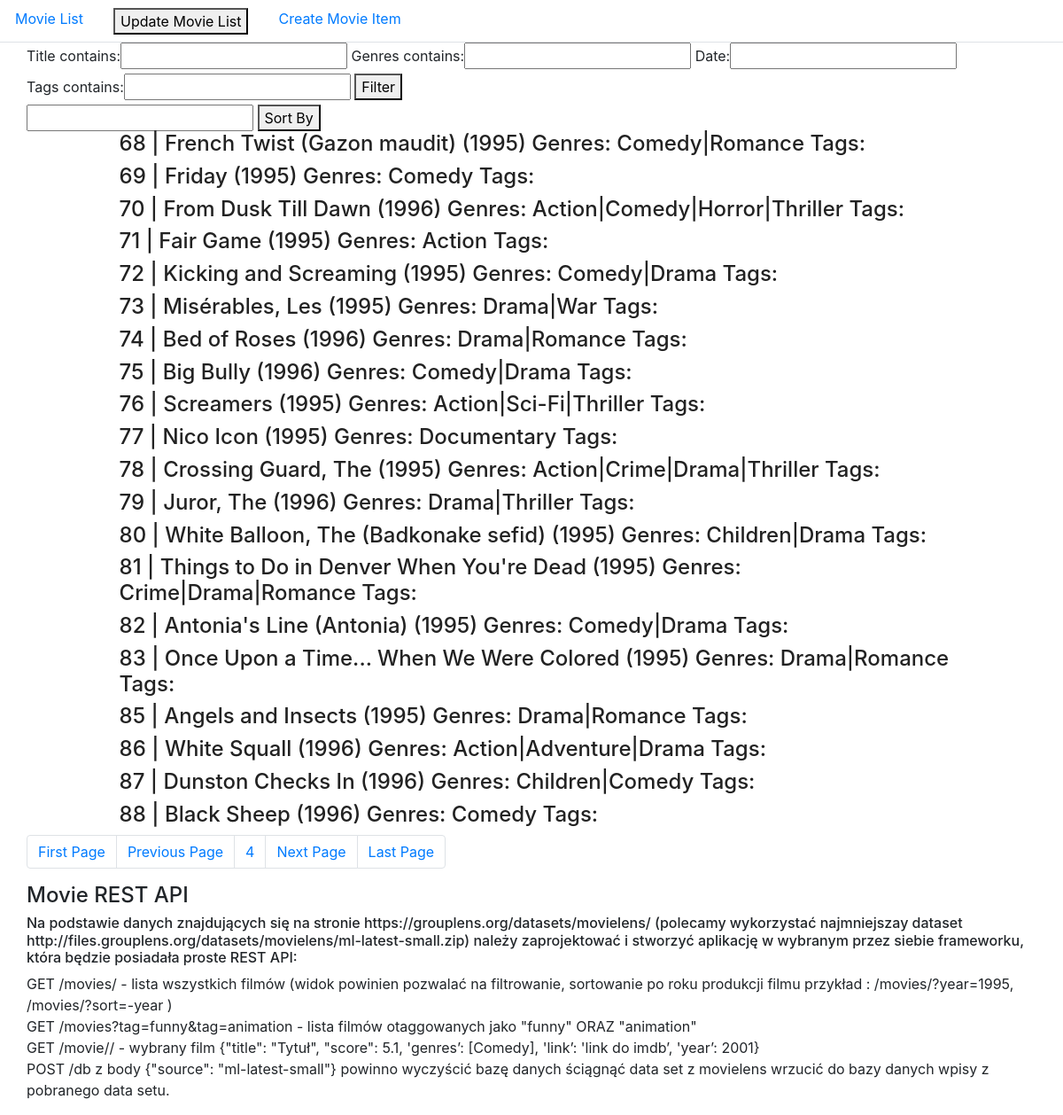
Page /movies/?page=4 on the committed database.
### movies/models.py (models this page shows, shortened)
class Movie(models.Model):
    title                   = models.CharField(max_length=60, null=False, blank=False)
    movieId                 = models.IntegerField(unique=True)
    genres                  = models.TextField(max_length=200, null=False, blank=False)
    date                    = models.CharField(max_length=10, null=False, blank=False)
    tags                    = models.TextField(max_length=200, null=False, blank=False, default="")
    ratings                 = models.TextField(max_length=200, null=False, blank=False, default="")

### movies/views.py (the view)
# urls.py: 2. Add a URL to urlpatterns:  path('', views.home, name='home')
def home(request):
     year = request.GET.get('year')
     if(year):
        movie_items = Movie.objects.filter(date=year)
     else:
        movie_items = Movie.objects.all()
     myFilter = MovieFilter(request.GET, queryset=movie_items)
     movie_items = myFilter.qs
     sort = 'id'
     sort = request.GET.get('sort')
     if sort != None:
         movie_items = Movie.objects.order_by(sort)
     paginator = Paginator(movie_items, 20)
     page = request.GET.get('page')
     movie_items = paginator.get_page(page)
     context = {
            'movie_items': movie_items,
            'myFilter': myFilter,
        }
     return render(request, 'movies/home.html', context)

### movies/templates/movies/home.html
{% extends 'movies/base.html' %}
{% block content %}
<div class="container">
  <div class="row">
    <form method="get">
        {{myFilter.form}}
      <button type="submit" name="button">Filter</button>
    </form>
  </div>
  <div class="row">
    <form method="get">
      <input type="text" name="sort" value="">
      <button type="submit">Sort By</button>
    </form>
  </div>
  <div class="row">
    <div class="">
      {% for movie_item in movie_items %}
        <div class="movie-item-container">
          {% include 'movies/snippets/movie_snippet.html' with movie_item=movie_item %}
        </div>
      {% endfor %}
      <nav aria-label="Page navigation example">
        <ul class="pagination">
          {% if movie_items.has_previous %}
            <li class="page-item"><a class="page-link" href="?page=1">First Page</a></li>
            <li class="page-item"><a class="page-link" href="?page={{ movie_items.previous_page_number }}">Previous Page</a></li>
          {% endif %}
          {% for num in movie_items.paginator.page_range %}
            {% if movie_items.number == num %}
              <li class="page-item"><a class="page-link" href="">{{num}}</a></li>
            {% elif num > movie_item.number|add:'-3' and num < movie_item.number|add:'3' %}
              <li class="page-item"><a class="page-link" href="">{{num}}</a></li>
            {% endif %}
          {% endfor %}
          {% if movie_items.has_next %}
            <li class="page-item"><a class="page-link" href="?page={{ movie_items.next_page_number }}">Next Page</a></li>
            <li class="page-item"><a class="page-link" href="?page={{ movie_items.paginator.num_pages }}">Last Page</a></li>
          {% endif %}
        </ul>
      </nav>
    </div>
  </div>
  <div class="row">
    <h4>Movie REST API</h4>
    <h6>Na podstawie danych znajdujących się na stronie https://grouplens.org/datasets/movielens/ (polecamy wykorzystać najmniejszay dataset
      http://files.grouplens.org/datasets/movielens/ml-latest-small.zip)
      należy zaprojektować i stworzyć aplikację w wybranym przez siebie frameworku, która będzie posiadała proste REST API:</h6>
    <p>GET /movies/ - lista wszystkich filmów (widok powinien pozwalać na filtrowanie, sortowanie po roku produkcji filmu przykład : /movies/?year=1995,
      /movies/?sort=-year )
    <br>GET /movies?tag=funny&tag=animation - lista filmów otaggowanych jako "funny" ORAZ "animation"
    <br>GET /movie/<movieId>/ - wybrany film {"title": "Tytuł", "score": 5.1, 'genres’: [Comedy], 'link’: 'link do imdb’, 'year’: 2001}
    <br>POST /db z body {"source": "ml-latest-small"}
    powinno wyczyścić bazę danych
    ściągnąć data set z movielens
    wrzucić do bazy danych wpisy z pobranego data setu.</p>
  </div>
</div>
{% endblock content %}

### movies/templates/movies/snippets/movie_snippet.html
<div class="container">
  <div class="row">
      <div class="col-md-11 offset-md-1">
        <a href="/movies/{{movie_item.movieId}}"><h4>{{movie_item.movieId}} | {{movie_item.title}} Genres: {{movie_item.genres}} Tags: {{movie_item.tags}}</h4></a>
      </div>
  </div>
</div>

### movies/static/css/main.css (style rules this page uses)
nav { text-align: center; }
a > h4 { color: #222; }

### rows in the picture
Movie: movieId "68", title "French Twist (Gazon maudit) (1995)", genres "Comedy|Romance"
Movie: movieId "69", title "Friday (1995)", genres "Comedy"
Movie: movieId "70", title "From Dusk Till Dawn (1996)", genres "Action|Comedy|Horror|Thriller"
Movie: movieId "71", title "Fair Game (1995)", genres "Action"
Movie: movieId "72", title "Kicking and Screaming (1995)", genres "Comedy|Drama"
Movie: movieId "73", title "Misérables, Les (1995)", genres "Drama|War"
Movie: movieId "74", title "Bed of Roses (1996)", genres "Drama|Romance"
Movie: movieId "75", title "Big Bully (1996)", genres "Comedy|Drama"
Movie: movieId "76", title "Screamers (1995)", genres "Action|Sci-Fi|Thriller"
Movie: movieId "77", title "Nico Icon (1995)", genres "Documentary"
Movie: movieId "78", title "Crossing Guard, The (1995)", genres "Action|Crime|Drama|Thriller"
Movie: movieId "79", title "Juror, The (1996)", genres "Drama|Thriller"
Movie: movieId "80", title "White Balloon, The (Badkonake sefid) (1995)", genres "Children|Drama"
Movie: movieId "81", title "Things to Do in Denver When You're Dead (1995)", genres "Crime|Drama|Romance"
Movie: movieId "82", title "Antonia's Line (Antonia) (1995)", genres "Comedy|Drama"
Movie: movieId "83", title "Once Upon a Time... When We Were Colored (1995)", genres "Drama|Romance"
Movie: movieId "85", title "Angels and Insects (1995)", genres "Drama|Romance"
Movie: movieId "86", title "White Squall (1996)", genres "Action|Adventure|Drama"
Movie: movieId "87", title "Dunston Checks In (1996)", genres "Children|Comedy"
Movie: movieId "88", title "Black Sheep (1996)", genres "Comedy"

### other values in the picture
{{ num }} "4"
